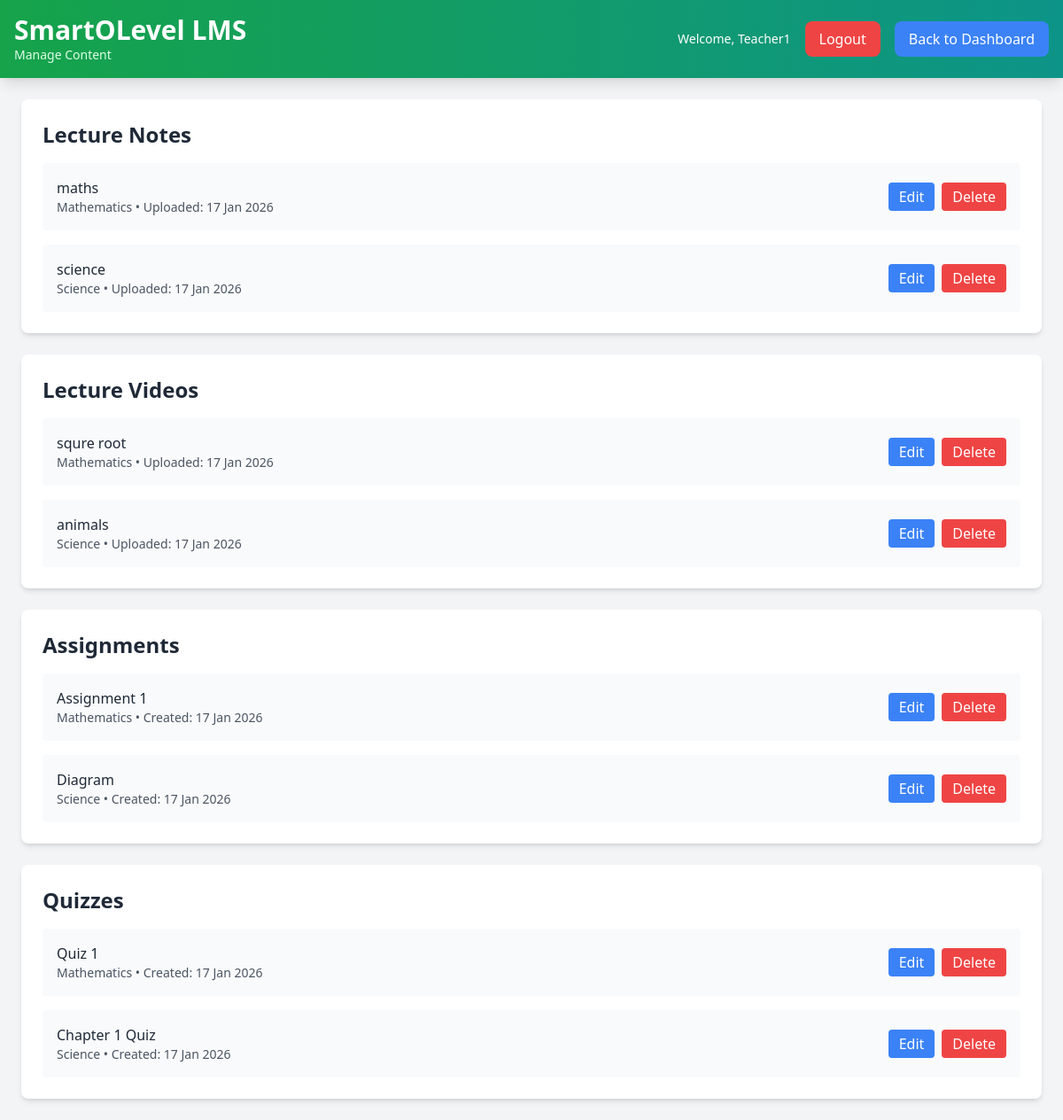
/teacher_manage_content.php (signed in), run on the app's committed database.
### tables this page shows
CREATE TABLE lecture_notes (
    note_id INT AUTO_INCREMENT PRIMARY KEY,
    subject_id INT NOT NULL,
    teacher_id INT NOT NULL,
    title VARCHAR(255) NOT NULL,  
    description TEXT NULL,
    file_path VARCHAR(255) NOT NULL,
    file_type VARCHAR(10) NOT NULL,
    file_size INT NOT NULL,
    uploaded_at TIMESTAMP DEFAULT CURRENT_TIMESTAMP,
    is_active BOOLEAN DEFAULT TRUE,
    download_count INT DEFAULT 0,
    FOREIGN KEY (subject_id) REFERENCES subjects(subject_id) ON DELETE CASCADE,
    FOREIGN KEY (teacher_id) REFERENCES users(user_id) ON DELETE CASCADE
);

CREATE TABLE subjects (
    subject_id INT AUTO_INCREMENT PRIMARY KEY,
    subject_name VARCHAR(255) NOT NULL,
    subject_code VARCHAR(20) NOT NULL UNIQUE,
    grade_level ENUM('10','11') NOT NULL,
    subject_category ENUM('Language', 'Mathematics', 'Science', 'Social Studies', 'Religion', 'Other') NOT NULL,
    description TEXT NULL,
    is_active BOOLEAN DEFAULT TRUE,
    created_at TIMESTAMP DEFAULT CURRENT_TIMESTAMP
);

CREATE TABLE lecture_videos (
    video_id INT AUTO_INCREMENT PRIMARY KEY,
    subject_id INT NOT NULL,
    teacher_id INT NOT NULL,
    title VARCHAR(255) NOT NULL, 
    description TEXT NULL,
    video_url VARCHAR(500) NOT NULL,
    video_type ENUM('youtube', 'upload') DEFAULT 'youtube',
    duration VARCHAR(50) NULL,
    thumbnail_url VARCHAR(500) NULL,
    uploaded_at TIMESTAMP DEFAULT CURRENT_TIMESTAMP,
    is_active BOOLEAN DEFAULT TRUE,
    view_count INT DEFAULT 0,
    FOREIGN KEY (subject_id) REFERENCES subjects(subject_id) ON DELETE CASCADE,
    FOREIGN KEY (teacher_id) REFERENCES users(user_id) ON DELETE CASCADE
);

CREATE TABLE assignments (
    assignment_id INT AUTO_INCREMENT PRIMARY KEY,
    subject_id INT NOT NULL,
    teacher_id INT NOT NULL,
    assignment_title VARCHAR(255) NOT NULL,
    description TEXT NULL,
    instructions TEXT NULL,
    file_path VARCHAR(255) NULL,
    total_marks INT NOT NULL,
    due_date DATETIME NOT NULL,
    created_at TIMESTAMP DEFAULT CURRENT_TIMESTAMP,
    is_active BOOLEAN DEFAULT TRUE,
    allow_late_submission BOOLEAN DEFAULT FALSE,
    FOREIGN KEY (subject_id) REFERENCES subjects(subject_id) ON DELETE CASCADE,
    FOREIGN KEY (teacher_id) REFERENCES users(user_id) ON DELETE CASCADE
);

CREATE TABLE quizzes (
    quiz_id INT AUTO_INCREMENT PRIMARY KEY,
    subject_id INT NOT NULL,
    teacher_id INT NOT NULL,
    title VARCHAR(255) NOT NULL, 
    description TEXT NULL,
    total_marks INT NOT NULL,
    duration_minutes INT NOT NULL,
    passing_marks INT NOT NULL,
    start_date DATETIME NULL,
    end_date DATETIME NULL,
    attempts_allowed INT DEFAULT 1,
    show_correct_answers BOOLEAN DEFAULT FALSE,
    created_at TIMESTAMP DEFAULT CURRENT_TIMESTAMP,
    is_active BOOLEAN DEFAULT TRUE,
    FOREIGN KEY (subject_id) REFERENCES subjects(subject_id) ON DELETE CASCADE,
    FOREIGN KEY (teacher_id) REFERENCES users(user_id) ON DELETE CASCADE
);

### config.php (called while the page is built, shortened)
<?php
function formatDate($date) {
    return date('d M Y', strtotime($date));
}
?>

### teacher_manage_content.php (the view, shortened to what this page needs)
<?php
require_once 'config.php';
$teacher_id = $_SESSION['user_id'];
$teacher_name = $_SESSION['full_name'];
$notes_query = "SELECT ln.*, s.subject_name FROM lecture_notes ln INNER JOIN subjects s ON ln.subject_id = s.subject_id WHERE ln.teacher_id = ? AND ln.is_active = 1 ORDER BY ln.uploaded_at DESC";
$stmt = $conn->prepare($notes_query);
$stmt->bind_param("i", $teacher_id);
$stmt->execute();
$notes = $stmt->get_result();
$videos_query = "SELECT lv.*, s.subject_name FROM lecture_videos lv INNER JOIN subjects s ON lv.subject_id = s.subject_id WHERE lv.teacher_id = ? AND lv.is_active = 1 ORDER BY lv.uploaded_at DESC";
$stmt = $conn->prepare($videos_query);
$stmt->bind_param("i", $teacher_id);
$stmt->execute();
$videos = $stmt->get_result();
$assignments_query = "SELECT a.*, s.subject_name FROM assignments a INNER JOIN subjects s ON a.subject_id = s.subject_id WHERE a.teacher_id = ? AND a.is_active = 1 ORDER BY a.created_at DESC";
$stmt = $conn->prepare($assignments_query);
$stmt->bind_param("i", $teacher_id);
$stmt->execute();
$assignments = $stmt->get_result();
$quizzes_query = "SELECT q.*, s.subject_name FROM quizzes q INNER JOIN subjects s ON q.subject_id = s.subject_id WHERE q.teacher_id = ? AND q.is_active = 1 ORDER BY q.created_at DESC";
$stmt = $conn->prepare($quizzes_query);
$stmt->bind_param("i", $teacher_id);
$stmt->execute();
$quizzes = $stmt->get_result();
?>
<!DOCTYPE html>
<html lang="en">
<head>
    <script src="https://cdn.tailwindcss.com"></script>
</head>
<body class="bg-gray-100 min-h-screen">
    <header class="bg-gradient-to-r from-green-600 to-teal-600 text-white p-4 shadow-lg">
        <div class="max-w-7xl mx-auto flex justify-between items-center">
            <div>
                <h1 class="text-3xl font-bold">SmartOLevel LMS</h1>
                <p class="text-sm text-green-100">Manage Content</p>
            </div>
            <div class="flex items-center gap-4">
                <span class="text-sm">Welcome, <?php echo htmlspecialchars($teacher_name); ?></span>
                <a href="logout.php" class="px-4 py-2 bg-red-500 text-white rounded-lg hover:bg-red-600 transition">Logout</a>
                <a href="teacher_dashboard.php" class="px-4 py-2 bg-blue-500 text-white rounded-lg hover:bg-blue-600 transition">Back to Dashboard</a>
            </div>
        </div>
    </header>
    <div class="max-w-7xl mx-auto p-6">
        <div class="bg-white p-6 rounded-lg shadow-md mb-6">
            <h2 class="text-2xl font-bold text-gray-800 mb-4">Lecture Notes</h2>
            <?php if ($notes->num_rows > 0): ?>
                <div class="space-y-4">
                    <?php while ($note = $notes->fetch_assoc()): ?>
                    <div class="flex items-center justify-between p-4 bg-gray-50 rounded">
                        <div>
                            <p class="font-medium text-gray-800"><?php echo htmlspecialchars($note['title']); ?></p>
                            <p class="text-sm text-gray-600"><?php echo htmlspecialchars($note['subject_name']); ?> • Uploaded: <?php echo formatDate($note['uploaded_at']); ?></p>
                        </div>
                        <div class="flex gap-2">
                            <a href="teacher_edit_note.php?id=<?php echo $note['note_id']; ?>" class="px-3 py-1 bg-blue-500 text-white rounded hover:bg-blue-600">Edit</a>
                            <form method="POST">
                                <button type="submit" class="px-3 py-1 bg-red-500 text-white rounded hover:bg-red-600" onclick="return confirm('Are you sure you want to delete this note?');">Delete</button>
                            </form>
                        </div>
                    </div>
                    <?php endwhile; ?>
                </div>
            <?php else: ?>
                <p class="text-gray-500 text-center py-4">No lecture notes uploaded yet.</p>
            <?php endif; ?>
        </div>
        <div class="bg-white p-6 rounded-lg shadow-md mb-6">
            <h2 class="text-2xl font-bold text-gray-800 mb-4">Lecture Videos</h2>
            <?php if ($videos->num_rows > 0): ?>
                <div class="space-y-4">
                    <?php while ($video = $videos->fetch_assoc()): ?>
                    <div class="flex items-center justify-between p-4 bg-gray-50 rounded">
                        <div>
                            <p class="font-medium text-gray-800"><?php echo htmlspecialchars($video['title']); ?></p>
                            <p class="text-sm text-gray-600"><?php echo htmlspecialchars($video['subject_name']); ?> • Uploaded: <?php echo formatDate($video['uploaded_at']); ?></p>
                        </div>
                        <div class="flex gap-2">
                            <a href="teacher_edit_video.php?id=<?php echo $video['video_id']; ?>" class="px-3 py-1 bg-blue-500 text-white rounded hover:bg-blue-600">Edit</a>
                            <form method="POST">
                                <button type="submit" class="px-3 py-1 bg-red-500 text-white rounded hover:bg-red-600" onclick="return confirm('Are you sure you want to delete this video?');">Delete</button>
                            </form>
                        </div>
                    </div>
                    <?php endwhile; ?>
                </div>
            <?php else: ?>
                <p class="text-gray-500 text-center py-4">No lecture videos uploaded yet.</p>
            <?php endif; ?>
        </div>
        <div class="bg-white p-6 rounded-lg shadow-md mb-6">
            <h2 class="text-2xl font-bold text-gray-800 mb-4">Assignments</h2>
            <?php if ($assignments->num_rows > 0): ?>
                <div class="space-y-4">
                    <?php while ($assignment = $assignments->fetch_assoc()): ?>
                    <div class="flex items-center justify-between p-4 bg-gray-50 rounded">
                        <div>
                            <p class="font-medium text-gray-800"><?php echo htmlspecialchars($assignment['assignment_title']); ?></p>
                            <p class="text-sm text-gray-600"><?php echo htmlspecialchars($assignment['subject_name']); ?> • Created: <?php echo formatDate($assignment['created_at']); ?></p>
                        </div>
                        <div class="flex gap-2">
                            <a href="teacher_edit_assignment.php?id=<?php echo $assignment['assignment_id']; ?>" class="px-3 py-1 bg-blue-500 text-white rounded hover:bg-blue-600">Edit</a>
                            <form method="POST">
                                <button type="submit" class="px-3 py-1 bg-red-500 text-white rounded hover:bg-red-600" onclick="return confirm('Are you sure you want to delete this assignment?');">Delete</button>
                            </form>
                        </div>
                    </div>
                    <?php endwhile; ?>
                </div>
            <?php else: ?>
                <p class="text-gray-500 text-center py-4">No assignments created yet.</p>
            <?php endif; ?>
        </div>
        <div class="bg-white p-6 rounded-lg shadow-md">
            <h2 class="text-2xl font-bold text-gray-800 mb-4">Quizzes</h2>
            <?php if ($quizzes->num_rows > 0): ?>
                <div class="space-y-4">
                    <?php while ($quiz = $quizzes->fetch_assoc()): ?>
                    <div class="flex items-center justify-between p-4 bg-gray-50 rounded">
                        <div>
                            <p class="font-medium text-gray-800"><?php echo htmlspecialchars($quiz['title']); ?></p>
                            <p class="text-sm text-gray-600"><?php echo htmlspecialchars($quiz['subject_name']); ?> • Created: <?php echo formatDate($quiz['created_at']); ?></p>
                        </div>
                        <div class="flex gap-2">
                            <a href="teacher_edit_quiz.php?id=<?php echo $quiz['quiz_id']; ?>" class="px-3 py-1 bg-blue-500 text-white rounded hover:bg-blue-600">Edit</a>
                            <form method="POST">
                                <button type="submit" class="px-3 py-1 bg-red-500 text-white rounded hover:bg-red-600" onclick="return confirm('Are you sure you want to delete this quiz?');">Delete</button>
                            </form>
                        </div>
                    </div>
                    <?php endwhile; ?>
                </div>
            <?php else: ?>
                <p class="text-gray-500 text-center py-4">No quizzes created yet.</p>
            <?php endif; ?>
        </div>
    </div>
</body>
</html>

### data on the page
lecture_notes: title "maths", subject.subject_name "Mathematics", uploaded_at "17 Jan 2026"
lecture_notes: title "science", subject.subject_name "Science", uploaded_at "17 Jan 2026"
lecture_videos: title "squre root", subject.subject_name "Mathematics", uploaded_at "17 Jan 2026"
lecture_videos: title "animals", subject.subject_name "Science", uploaded_at "17 Jan 2026"
assignments: assignment_title "Assignment 1", subject.subject_name "Mathematics", created_at "17 Jan 2026"
assignments: assignment_title "Diagram", subject.subject_name "Science", created_at "17 Jan 2026"
quizzes: title "Quiz 1", subject.subject_name "Mathematics", created_at "17 Jan 2026"
quizzes: title "Chapter 1 Quiz", subject.subject_name "Science", created_at "17 Jan 2026"

### other printed values
$teacher_name "Teacher1"
